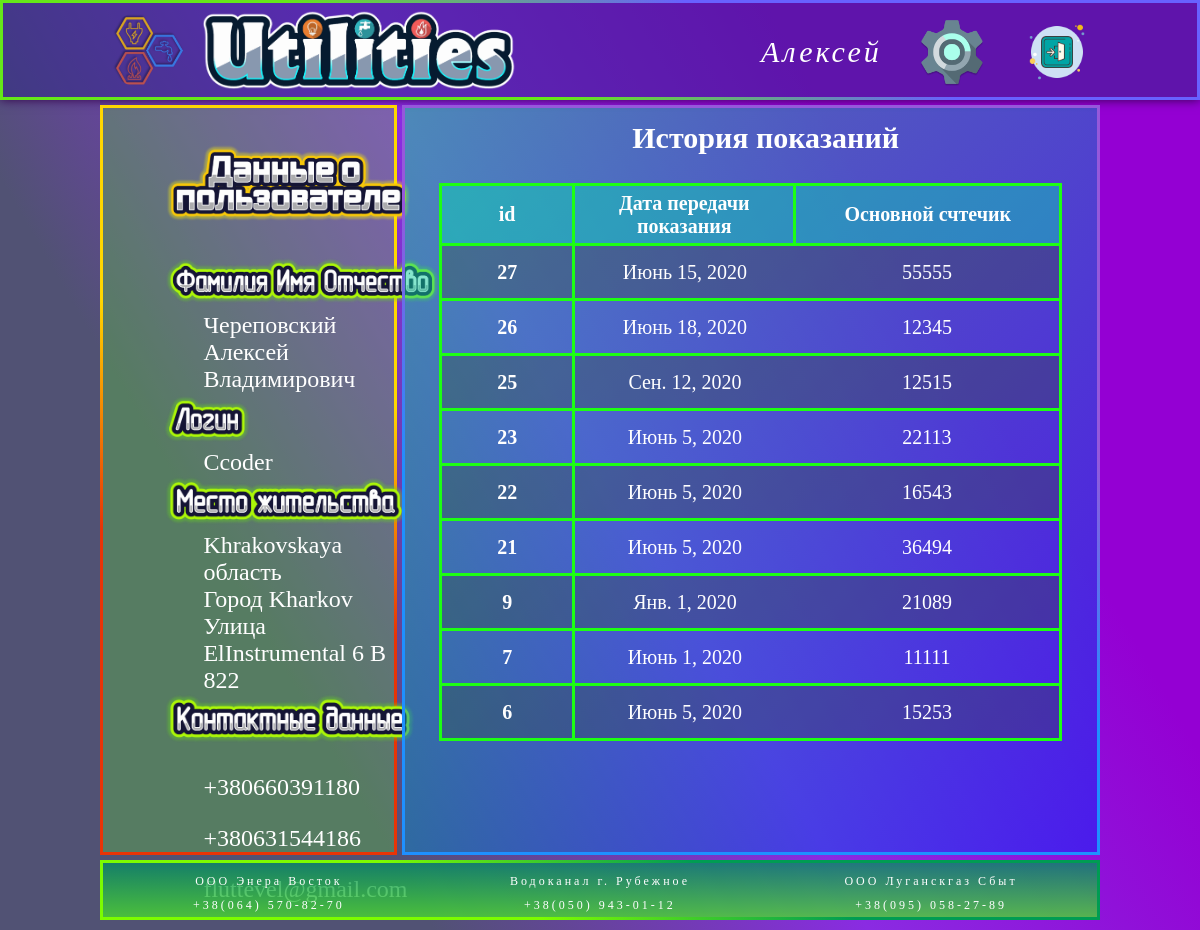
The app's page /history/gas/ (signed in) with its own data.
### AppUtilities/models.py (models this page shows, shortened)
class Profile(models.Model):
    CHOICES_GENDER = (
        ('Мужской', 'Мужской'),
        ('Женский', 'Женский'),
        ('Не указано', 'Не указано')
    )
    id_user = models.AutoField("ID-пользователя", primary_key=True)
    login = models.OneToOneField(User, verbose_name="Логин", on_delete=models.CASCADE, unique=True)
    sur_name = models.CharField("Фамилия", max_length=50)
    name = models.CharField("Имя", max_length=50)
    patronymic = models.CharField("Отчество", max_length=50)
    gender = models.CharField("Пол", max_length=10, default="Не указано", choices=CHOICES_GENDER)
    region = models.CharField("Область", max_length=50)  # Можно сделать ENUM областей
    city = models.CharField("Город (Село)", max_length=50)  # Можно сделать ENUM, связаное с пользователем
    street = models.CharField("Улица (Переулок, Проспект)", max_length=50)  # Можно сделать ENUM улиц и переулков
    house = models.PositiveSmallIntegerField("Номер дома")
    prefix_house = models.CharField("Приставка к адресу", max_length=10, blank=True)  # На случай 107а
    flat = models.PositiveSmallIntegerField("Номер квартиры", blank=True, null=True)
    tel_number = models.CharField("Номер телефона", max_length=20)
    tel_number_extra = models.CharField("Доп. номер телефона", max_length=20, blank=True)
    email = models.EmailField("Эл. почта", max_length=50, blank=True)
    class Meta:
        verbose_name = "Пользователя"
        verbose_name_plural = "Пользователи"

class HistoryGasCR(models.Model):
    id_reading = models.AutoField("ID показания", primary_key=True)
    username = models.ForeignKey(User, verbose_name="Пользователь", on_delete=models.CASCADE)
    first_account = models.CharField("Лицевой счет Газ", max_length=50, default="RJ_545-45")
    date_cr = models.DateField("Дата передачи показаний", default=date.today)
    first_cr = models.PositiveIntegerField("Показание счетчика по газу")
    date_recording = models.DateTimeField("Дата записи в БД показания", auto_now=True)
    class Meta:
        verbose_name = "Историю показаний счетчика газа"
        verbose_name_plural = "История показаний счетчика газа"

class ServiceProviders(models.Model):
    id_provider = models.PositiveSmallIntegerField("ID поставщика услуг", primary_key=True)
    full_name = models.CharField("Полное имя", max_length=50)
    address = models.CharField("Адрес", max_length=50)
    tel_contact = models.CharField("Контактный телефон", max_length=20)
    tel_contact_extra = models.CharField("Доп. контактный телефон", max_length=20, blank=True)
    email = models.EmailField("Эл. почта", max_length=50, blank=True)
    email_extra = models.EmailField("Доп. эл. почта", max_length=50, blank=True)
    url = models.SlugField("Ссылка", max_length=20, unique=True)
    class Meta:
        verbose_name = "Поставщика услуг"
        verbose_name_plural = "Поставщики услуг"

### AppUtilities/views.py (the view)
# urls.py: path("history/gas/", views.GasHistoryListView.as_view(), name="page_g_history"),
class GasHistoryListView(ProvidersHistoryListView):
    model = HistoryGasCR
    def get_context_data(self, **kwargs):
        kwargs['history'] = HistoryGasCR.objects.filter(username=self.request.user).order_by('-id_reading')
        kwargs['token'] = 'Gas'
        return super().get_context_data(**kwargs)

### AppUtilities/views.py (called while the page is built)
    def get_context_data(self, **kwargs):
        kwargs['user_data'] = Profile.objects.get(login=self.request.user)
        kwargs['services'] = Services.objects.get(username=self.request.user)
        return super().get_context_data(**kwargs)

### templates/utilities/utility-history.html (shortened to what this page needs)
{% extends 'utilities/base.html' %}
{% load static %}
{% block cssfiles %}
    <link rel="stylesheet" href="{% static 'css/main-framework.css' %}">
    <link rel="stylesheet" href="{% static 'css-unique/utility-history.css' %}">
    <link rel="stylesheet" href="{% static 'css/main-modal-style.css' %}">
{% endblock cssfiles %}
{% block mcontent %}
    <main class="element">
        <h3 class="H-text-t3">История показаний {{ electricity_name }}</h3>
        {% if flag_update %}
            <p>Страница редактирования</p>
            <form id="update_data_form" method="post">
                {% csrf_token %}
                {{ form }}
            </form>
            <button form="update_data_form" class="btn-green" type="submit">Обновить</button>
        {% else %}
            <table class="table-history">
                <tr class="head-table">
                    <th class="table-item">id</th>
                    <th class="table-item">Дата передачи показания</th>
                    <th class="table-item">Основной счтечик</th>
                </tr>
                {% for reading in history %}
                    <tr {% if reading.id_reading|slugify == request.GET.id %} class="current-table-item" {% endif %}>
                        <th class="table-item">{{ reading.id_reading }}</th>
                        <td class="table-item">{{ reading.date_cr }}</td>
                        <td class="table-item">{{ reading.first_cr }}</td>
                    </tr>
                {% endfor %}
            </table>
        {% endif %}
    </main>
{% endblock mcontent %}

### templates/include/header.html (shortened to what this page needs)
{% load static %}
<header class="element">
    {% url 'user_home' as url_user_home %}
    <a href="{{ url_user_home }}" class="Home-btn-logo-m">
        <img src="{% static 'img/Logo-Img-Utilities.png' %}" class="Img-logo-m">
    </a>
    <a href="{{ url_user_home }}" class="Home-btn-text-m">
        <img src="{% static 'img/Logo-Utilities.png' %}" class=" Img-text-m">
    </a>
    <p class="User-name-m">{{ user_data.name }}</p>
    <a href="{% url 'page_pa_user' user_data.id_user %}" class="pers-area">
        <img src="{% static 'img/Settings-icon.png' %}" class="Img-icon-m">
    </a>
    {% url 'def_logout' as url_logout %}
    <a href="{{ url_logout }}" class="Exit-btn-m">
        <img src="{% static 'img/Exit.png' %}" class="Img-icon-m">
    </a>
</header>

### templates/include/sidebar.html
{% load static %}
<section class="element">
    <img src="{% static 'img/User-info.png' %}" class="Img-text-s">
    <dl>
        <dt><img src="{% static 'img/Full-name-Img-sm.png' %}" class="Img-sm-text-s"></dt>
        <dd>
            {{ user_data.sur_name }} {{ user_data.name }} {{ user_data.patronymic }}
        </dd>
        <dt><img src="{% static 'img/Login-Img-sm.png' %}" class="Img-sm-text-s"></dt>
        <dd>
            {{ user_data.login }}
        </dd>
        <dt><img src="{% static 'img/City-Img-sm.png' %}" class="Img-sm-text-s"></dt>
        <dd>
            {{ user_data.region }} область
        </dd>
        <dd>
            Город {{ user_data.city }}
        </dd>
        <dd>
            Улица {{ user_data.street }} {{ user_data.house }} {{ user_data.prefix_house }} {{ user_data.flat }}
        </dd>
        <dt><img src="{% static 'img/Contacts-Img-sm.png' %}" class="Img-sm-text-s"></dt>
        <dd>
            <p>{{ user_data.tel_number }}</p>
            <p>{{ user_data.tel_number_extra }}</p>
        </dd>
        <dd>
            {{ user_data.email }}
        </dd>
    </dl>
</section>

### templates/include/footer.html
<footer class="element">
    {% for prov in providers %}
        <div class="Utility-{{ prov.url }}">
            <p>{{ prov.full_name }}</p>
            <p>{{ prov.tel_contact }}</p>
        </div>
    {% endfor %}
</footer>

### static/css/main-styles.css (style rules this page uses)
.H-text-t3 { font-size: 30px; line-height: 30px; margin: 15px 0 0 30px; }

### static/css/main-framework.css (style rules this page uses)
body { margin: 0; color: white; font-size: 20px; font-family: Calibri; background: linear-gradient(60deg, #515274 25%, blueviolet 50%, darkviolet 75%); background-attachment: fixed; }
.element { color: white; padding: 1vh 1vw 1vh 1vw; border: 3px solid; transition: 0.3s; }
header.element { grid-area: h; background: rgba(43, 40, 132, 0.5); box-shadow: 0px 0px 10px #33004c; display: grid; justify-content: center; align-content: center; grid-template-columns: repeat(12, 1fr); grid-template-rows: 80px; grid-gap: 5px; grid-template-areas: ". log txt txt txt . . . . usr ext ."; }
.Home-btn-logo-m { grid-area: log; }
.Home-btn-text-m { grid-area: txt; }
.Img-logo-m { width: 75px; padding: 2.5px; transition: 1s; border-radius: 30px; }
.Img-text-m { height: 80px; transition: 0.5s; }
.User-name-m { font-size: 30px; font-family: ISOCPEUR; font-style: italic; letter-spacing: 3px; grid-area: usr; margin-top: 25px; }
.Exit-btn-m { grid-area: ext; }
.Img-icon-m { width: 70px; margin-top: 7px; margin-left: 30px; transition: 1s; }
section.element { grid-area: s; background: rgba(99, 220, 57, 0.3); transition: 0.5s; font-size: 1.2em; padding: 4vh 0 0 5vw; vertical-align: middle; }
.Img-text-s { width: 250px; }
.Img-sm-text-s { height: 50px; }
main.element { grid-area: m; padding: 0; background: linear-gradient(135deg, rgba(16, 231, 143, 0.5) 0%, rgba(6, 38, 255, 0.5) 100%); }
footer.element { grid-area: f; text-align: center; font-size: 12px; font-family: "BankGothic Lt BT"; line-height: 12px; letter-spacing: 3px; padding: 0; margin-bottom: 10px; background: linear-gradient(180deg, rgba(6, 139, 101, 0.8) 0%, rgba(73, 218, 46, 0.8) 100%); transition: 0.5s; display: grid; grid-template-columns: repeat(3, 1fr); grid-template-rows: 50px; grid-template-areas: "elc wtr gas"; }
.Utility-electricity { grid-area: elc; }
.Utility-water { grid-area: wtr; }
.Utility-gas { grid-area: gas; }
header.element { border-image: linear-gradient(20deg, #65e819 38%, #6861ff 65%); border-image-slice: 1; }
section.element { border-image: linear-gradient(20deg, #e83406 38%, gold 65%); border-image-slice: 1; }
main.element { border-image: linear-gradient(20deg, dodgerblue 38%, #9658db 65%); border-image-slice: 1; }
footer.element { border-image: linear-gradient(20deg, lawngreen 38%, #009c53 65%); border-image-slice: 1; }
header.element { grid-template-areas: ". log txt txt txt . sin sup usr par ext ."; }
.pers-area { grid-area: par; }

### static/css-unique/utility-history.css (style rules this page uses)
main.element { text-align: center; }
.table-history { width: 90%; margin: 30px 5% 10px 5%; border-collapse: collapse; }
tr, th { border: 3px solid #1dff13; height: 50px; }
tr.head-table { background: rgba(0, 229, 178, 0.4); height: 60px; }
.table-item:nth-child(1) { width: 15%; }
.table-item:nth-child(2) { width: 25%; }
.table-item:nth-child(3), .table-item:nth-child(4) { width: 30%; }
tr:nth-child(even) { background: rgba(54, 75, 38, 0.3); }

### records on screen
Profile: name "Алексей", sur_name "Череповский", patronymic "Владимирович", login "Ccoder", region "Khrakovskaya", city "Kharkov", street "ElInstrumental", house "6", prefix_house "B", flat "822", tel_number "+380660391180", tel_number_extra "+380631544186", email "fluttevel@gmail.com"
HistoryGasCR: id_reading "27", date_cr "Июнь 15, 2020", first_cr "55555"
HistoryGasCR: id_reading "26", date_cr "Июнь 18, 2020", first_cr "12345"
HistoryGasCR: id_reading "25", date_cr "Сен. 12, 2020", first_cr "12515"
HistoryGasCR: id_reading "23", date_cr "Июнь 5, 2020", first_cr "22113"
HistoryGasCR: id_reading "22", date_cr "Июнь 5, 2020", first_cr "16543"
HistoryGasCR: id_reading "21", date_cr "Июнь 5, 2020", first_cr "36494"
HistoryGasCR: id_reading "9", date_cr "Янв. 1, 2020", first_cr "21089"
HistoryGasCR: id_reading "7", date_cr "Июнь 1, 2020", first_cr "11111"
HistoryGasCR: id_reading "6", date_cr "Июнь 5, 2020", first_cr "15253"
ServiceProviders: full_name "ООО Луганскгаз Сбыт", tel_contact "+38(095) 058-27-89"
ServiceProviders: full_name "ООО Энера Восток", tel_contact "+38(064) 570-82-70"
ServiceProviders: full_name "Водоканал г. Рубежное", tel_contact "+38(050) 943-01-12"
